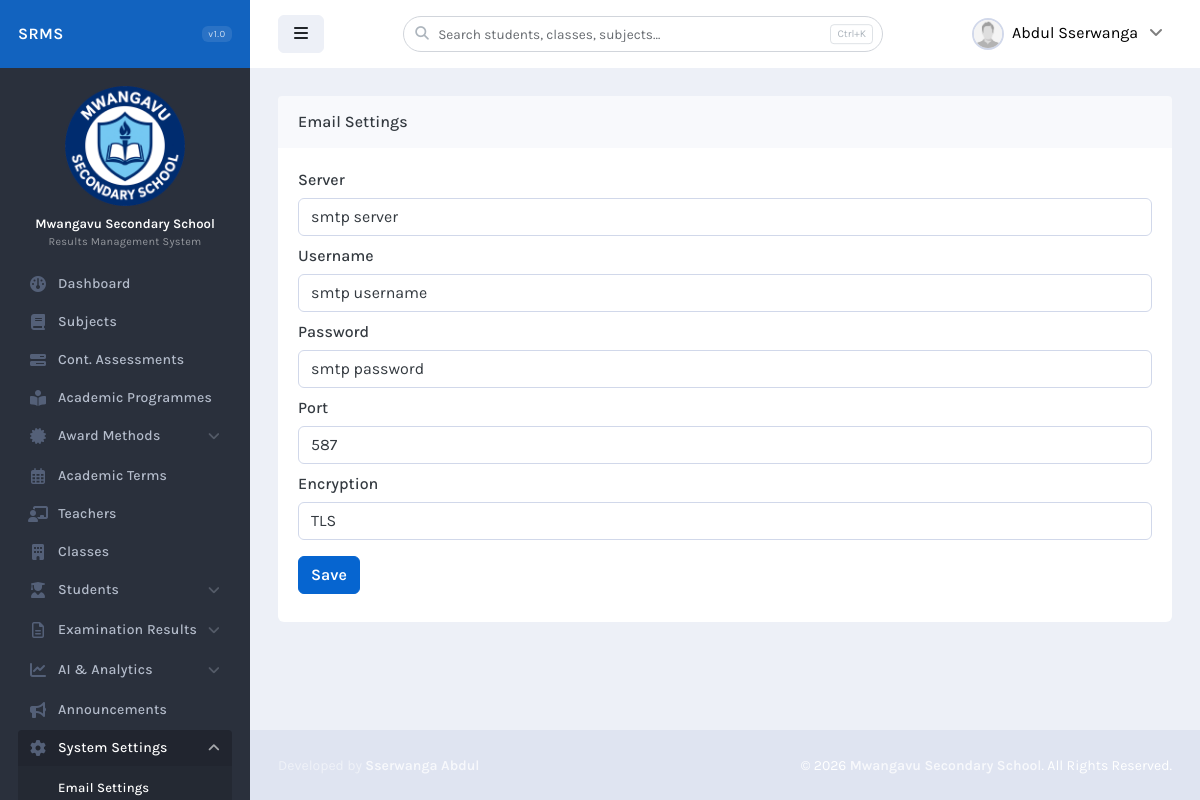
Page /script/app/email_settings (signed in) on the committed database.
### tables this page shows
CREATE TABLE `school` (
  `id` bigint(20) NOT NULL,
  `name` varchar(255) NOT NULL,
  `phone_1` varchar(20) NOT NULL,
  `phone_2` varchar(20) DEFAULT NULL,
  `email_1` varchar(100) NOT NULL,
  `email_2` varchar(100) DEFAULT NULL,
  `address` varchar(255) NOT NULL,
  `logo` varchar(60) NOT NULL,
  `icon` varchar(60) NOT NULL,
  `stamp` varchar(60) NOT NULL,
  `stamp_enabled` enum('YES','NO') NOT NULL DEFAULT 'YES',
  `timezone` varchar(100) NOT NULL,
  `slogan` varchar(100) NOT NULL,
  `short_code` varchar(60) NOT NULL,
  `theme` enum('0','1','2','3','4','5','6','7','8') NOT NULL DEFAULT '0',
  `sidebar` enum('sidebar-dark','sidebar-light') NOT NULL DEFAULT 'sidebar-dark'
);

CREATE TABLE `staff` (
  `id` bigint(20) NOT NULL,
  `first_name` varchar(100) NOT NULL,
  `last_name` varchar(100) NOT NULL,
  `gender` enum('Male','Female') NOT NULL,
  `email` varchar(100) NOT NULL,
  `hashed_pw` varchar(100) NOT NULL,
  `role` enum('ADMIN','TEACHER') NOT NULL DEFAULT 'TEACHER',
  `account_status` enum('ENABLED','DISABLED') NOT NULL DEFAULT 'ENABLED'
);

CREATE TABLE `smtp_settings` (
  `id` int(10) NOT NULL,
  `server` varchar(255) NOT NULL,
  `username` varchar(255) NOT NULL,
  `password` varchar(255) NOT NULL,
  `port` varchar(255) NOT NULL,
  `encryption` enum('tls','ssl') NOT NULL
);

### script/includes/session_validator.php (called while the page is built)
<?php
if ($session->is_logged() === true) {
if (!empty($_SESSION['logged_account']['reg_no'])) {
$profile = $students->show($_SESSION['logged_account']['reg_no']);
$is_staff = 0;
}else{
$profile = $staff->show($_SESSION['logged_account']['id']);
$is_staff = 1;
}
if (!empty($profile)) {
if ($profile['account_status'] == "ENABLED") {
$is_authenticated = 1;
}else{
$is_authenticated = 0;
}
}else{
$is_authenticated = 0;
}
}else{
$is_authenticated = 0;
}
?>

### script/models/database.php (called while the page is built)
<?php
class database {
    private static $pdo;
    public static function connect() {
		$db_host = $_ENV["DB_HOST"] ?? getenv("DB_HOST");
		$db_port = $_ENV["DB_PORT"] ?? getenv("DB_PORT");
		$db_user = $_ENV["DB_USERNAME"] ?? getenv("DB_USERNAME");
		$db_pass = $_ENV["DB_PASSWORD"] ?? getenv("DB_PASSWORD");
		$db_name = $_ENV["DB_NAME"] ?? getenv("DB_NAME");
        if (!self::$pdo) {
            self::$pdo = new PDO("mysql:host=$db_host;port=$db_port;dbname=$db_name", $db_user, $db_pass);
            self::$pdo->setAttribute(PDO::ATTR_ERRMODE, PDO::ERRMODE_EXCEPTION);
        }
        return self::$pdo;
    }
}
?>

### script/controllers/staff_controller.php (called while the page is built, shortened)
<?php
require_once 'models/staff_model.php';
class staff_controller {
    private $model;
    public function __construct() {
        $this->model = new staff_model();
    }
    public function show($id) {
        return $this->model->get($id);
    }
}
?>

### script/models/staff_model.php (called while the page is built, shortened)
<?php
class staff_model {
    private $db;
    public function __construct() {
        $this->db = database::connect();
    }
    public function get($id) {
        $stmt = $this->db->prepare("SELECT * FROM staff WHERE id = ?");
        $stmt->execute([$id]);
        return $stmt->fetch(PDO::FETCH_ASSOC);
    }
}
?>

### script/controllers/school_controller.php (called while the page is built, shortened)
<?php
require_once 'models/school_model.php';
class school_controller {
    private $model;
    public function __construct() {
        $this->model = new school_model();
    }
    public function index() {
        return $this->model->getAll();
    }
}
?>

### script/models/school_model.php (called while the page is built, shortened)
<?php
class school_model {
    private $db;
    public function __construct() {
        $this->db = database::connect();
    }
    public function getAll() {
        return $this->db->query("SELECT * FROM school")->fetch(PDO::FETCH_ASSOC);
    }
}
?>

### script/models/utility.php (called while the page is built, shortened)
<?php
class utility {
public function __construct() {
$env = file_get_contents(".env");
$lines = explode("\n",$env);
}
public function check_menu($x, $y) {
$y = explode(",",$y);
if (in_array($x, $y))
{
return 'active open';
}
else
{
return '';
}
}
public function get_page() {
$x = explode("/",$_SERVER['REQUEST_URI']);
$y = count($x);
$z = ($y-1);
return $x[$z];
}
}
?>

### script/autoload.php (called while the page is built, shortened)
<?php
require_once 'models/utility.php';
$utility = new utility;
require_once 'models/database.php';
?>

### script/controllers/smtp_settings_controller.php (called while the page is built, shortened)
<?php
require_once 'models/smtp_settings_model.php';
class smtp_settings_controller {
    private $model;
    public function __construct() {
        $this->model = new smtp_settings_model();
    }
    public function index() {
        return $this->model->getAll();
    }
}
?>

### script/models/smtp_settings_model.php (called while the page is built, shortened)
<?php
class smtp_settings_model {
    private $db;
    public function __construct() {
        $this->db = database::connect();
    }
    public function getAll() {
        return $this->db->query("SELECT * FROM smtp_settings")->fetch(PDO::FETCH_ASSOC);
    }
}
?>

### script/app/email_settings.php (the view, shortened to what this page needs)
<?php
require_once 'autoload.php';
$school = new school_controller;
$staff = new staff_controller;
$mail = new smtp_settings_controller;
$students = new students_controller;
$session = new session;
$info = $school->index();
require_once 'includes/session_validator.php';
if (!empty($is_authenticated) && $is_authenticated == 1 && $is_staff == 1 && $profile['role'] == 'ADMIN') {
$page = $utility->get_page();
$smtp = $mail->index();
?>
<!doctype html>
<html lang="en" class="remember-theme">
<head>
<link rel="stylesheet" href="assets/js/plugins/datatables-bs5/css/dataTables.bootstrap5.min.css">
<link rel="stylesheet" href="assets/js/plugins/datatables-responsive-bs5/css/responsive.bootstrap5.min.css">
<link type="text/css" rel="stylesheet" href="assets/loader/waitMe.css">
<link rel="stylesheet" id="css-main" href="assets/css/core.css"><?php echo $info['theme'] !== '0' ? '<link type="text/css" rel="stylesheet" id="css-theme" href="assets/css/themes/'.$info['theme'].'.css">' : '' ; ?>
<link href="assets/libs/sweetalert2/sweetalert2.min.css" rel="stylesheet" type="text/css" />
</head>
<body>
<div id="page-container" class="sidebar-o <?php echo $info['sidebar'];?> enable-page-overlay side-scroll page-header-fixed page-footer-fixed">
<?php require_once 'includes/header.php'; ?>
<main id="main-container">
<div class="content">
<div class="block block-rounded">
<div class="block-header block-header-default">
<h3 class="block-title">
Email Settings
</h3>
</div>
<div class="block-content block-content-full overflow-x-auto">
<form autocomplete="off" class="app_frm" action="app/routes/update_email" method="POST">
<div class="mb-2">
<label class="form-label">Server</label>
<input type="text" value="<?php echo $smtp['server']; ?>" required class="form-control" name="server" placeholder="Enter server address">
</div>
<div class="mb-2">
<label class="form-label">Username</label>
<input type="text" value="<?php echo $smtp['username']; ?>" required class="form-control" name="username" placeholder="Enter server username">
</div>
<div class="mb-2">
<label class="form-label">Password</label>
<input type="text" value="<?php echo $smtp['password']; ?>" required class="form-control" name="password" placeholder="Enter server password">
</div>
<div class="mb-2">
<label class="form-label">Port</label>
<input type="text" value="<?php echo $smtp['port']; ?>" required class="form-control" name="port" placeholder="Enter server port"  onkeypress='return event.charCode >= 48 && event.charCode <= 57'>
</div>
<div class="mb-3">
<label class="form-label">Encryption</label>
<select required class="form-control" name="encryption">
<option <?php echo $smtp['encryption'] == 'tls' ? ' selected ' : ''; ?> value="tls">TLS</option>
</select>
</div>
<div class="mb-2">
<button type="submit" class="btn btn-primary">Save</button>
</div>
</form>
</div>
</div>
</div>
</main>
<?php require_once 'includes/footer.php'; ?>
</div>
</body>
</html>
<?php
}else{
header("location:../staff/login");
}
?>

### script/includes/header.php (shortened to what this page needs)
<nav id="sidebar" aria-label="Main Navigation">
<div class="bg-header-dark">
<div class="content-header bg-white-5">
<a class="fw-semibold text-white tracking-wide" href="./app/dashboard">
<span class="smini-hidden">
SRMS
</span>
</a>
<div class="d-flex align-items-center gap-1">
<span class="smini-hidden badge bg-white-10 text-white-75 fw-normal" style="font-size:.6rem;letter-spacing:.5px;">v1.0</span>
</div>
</div>
</div>
<div class="js-sidebar-scroll">
<div class="content-side">
<div class="text-center">
<img class="mb-2 center_img" src="storage/images/misc/<?php echo $info['logo']; ?>" height="120" alt="School Logo">
<div class="mb-3">
<div class="fw-semibold text-white" style="font-size:.82rem;"><?php echo $info['name']; ?></div>
<div class="text-white-50" style="font-size:.68rem;letter-spacing:.3px;">Results Management System</div>
</div>
</div>
<ul class="nav-main">
<?php
if (!empty($profile['role'])) {
?>
<li class="nav-main-item">
<a class="nav-main-link <?php echo $utility->check_menu($page, 'dashboard'); ?>" href="app/dashboard">
<i class="nav-main-link-icon fa fa-dashboard"></i>
<span class="nav-main-link-name">Dashboard</span>
</a>
</li>
<?php
}
if (!empty($profile['role']) && $profile['role'] == 'ADMIN') {
?>
<li class="nav-main-item">
<a class="nav-main-link <?php echo $utility->check_menu($page, 'subjects'); ?>" href="app/subjects">
<i class="nav-main-link-icon fa fa-book"></i>
<span class="nav-main-link-name">Subjects</span>
</a>
</li>
<li class="nav-main-item">
<a class="nav-main-link <?php echo $utility->check_menu($page, 'cont_assessments'); ?>" href="app/cont_assessments">
<i class="nav-main-link-icon fa fa-bars-progress"></i>
<span class="nav-main-link-name">Cont. Assessments</span>
</a>
</li>
<li class="nav-main-item">
<a class="nav-main-link <?php echo $utility->check_menu($page, 'programmes'); ?>" href="app/programmes">
<i class="nav-main-link-icon fa fa-book-open-reader"></i>
<span class="nav-main-link-name">Academic Programmes</span>
</a>
</li>
<li class="nav-main-item <?php echo $utility->check_menu($page, 'grading_systems,division_systems'); ?>">
<a class="nav-main-link nav-main-link-submenu <?php echo $utility->check_menu($page, 'grading_systems,division_systems'); ?>" data-toggle="submenu" aria-haspopup="true" aria-expanded="false" href="javascript:void(0);">
<i class="nav-main-link-icon fa fa-certificate"></i>
<span class="nav-main-link-name">Award Methods</span>
</a>
</li>
<li class="nav-main-item">
<a class="nav-main-link <?php echo $utility->check_menu($page, 'terms'); ?>" href="app/terms">
<i class="nav-main-link-icon far fa-calendar-days"></i>
<span class="nav-main-link-name">Academic Terms</span>
</a>
</li>
<li class="nav-main-item">
<a class="nav-main-link <?php echo $utility->check_menu($page, 'teachers'); ?>" href="app/teachers">
<i class="nav-main-link-icon fa fa-chalkboard-user"></i>
<span class="nav-main-link-name">Teachers</span>
</a>
</li>
<li class="nav-main-item">
<a class="nav-main-link <?php echo $utility->check_menu($page, 'classes'); ?>" href="app/classes">
<i class="nav-main-link-icon fa fa-building"></i>
<span class="nav-main-link-name">Classes</span>
</a>
</li>
<li class="nav-main-item <?php echo $utility->check_menu($page, 'register_students,manage_students,import_students,export_students,promote_students'); ?>">
<a class="nav-main-link nav-main-link-submenu <?php echo $utility->check_menu($page, 'register_students,manage_students,import_students,export_students,promote_students'); ?>" data-toggle="submenu" aria-haspopup="true" aria-expanded="false" href="javascript:void(0);">
<i class="nav-main-link-icon fa fa-user-graduate"></i>
<span class="nav-main-link-name">Students</span>
</a>
</li>
<li class="nav-main-item <?php echo $utility->check_menu($page, 'import_results,manage_results,class_report'); ?>">
<a class="nav-main-link nav-main-link-submenu <?php echo $utility->check_menu($page, 'import_results,manage_results,class_report'); ?>" data-toggle="submenu" aria-haspopup="true" aria-expanded="false" href="javascript:void(0);">
<i class="nav-main-link-icon far fa-file-lines"></i>
<span class="nav-main-link-name">Examination Results</span>
</a>
</li>
<li class="nav-main-item <?php echo $utility->check_menu($page, 'analytics,predictor'); ?>">
<a class="nav-main-link nav-main-link-submenu <?php echo $utility->check_menu($page, 'analytics,predictor'); ?>" data-toggle="submenu" aria-haspopup="true" aria-expanded="false" href="javascript:void(0);">
<i class="nav-main-link-icon fa fa-chart-line"></i>
<span class="nav-main-link-name">AI & Analytics</span>
</a>
</li>
<li class="nav-main-item">
<a class="nav-main-link <?php echo $utility->check_menu($page, 'announcements'); ?>" href="app/announcements">
<i class="nav-main-link-icon fa fa-bullhorn"></i>
<span class="nav-main-link-name">Announcements</span>
</a>
</li>
<li class="nav-main-item <?php echo $utility->check_menu($page, 'email_settings,signature_settings,general_settings'); ?>">
<a class="nav-main-link nav-main-link-submenu <?php echo $utility->check_menu($page, 'email_settings,signature_settings,general_settings'); ?>" data-toggle="submenu" aria-haspopup="true" aria-expanded="false" href="javascript:void(0);">
<i class="nav-main-link-icon fa fa-cog"></i>
<span class="nav-main-link-name">System Settings</span>
</a>
<ul class="nav-main-submenu">
<li class="nav-main-item">
<a class="nav-main-link <?php echo $utility->check_menu($page, 'email_settings'); ?>" href="app/email_settings">
<span class="nav-main-link-name">Email Settings</span>
</a>
</li>
</ul>
</li>
<?php
}
?>
</ul>
</div>
</div>
</nav>
<header id="page-header">
<div class="content-header">
<div class="space-x-1">
<button type="button" class="btn btn-alt-secondary" data-toggle="layout" data-action="sidebar_toggle">
<i class="fa fa-fw fa-bars"></i>
</button>
</div>
<div class="d-none d-md-block flex-grow-1 mx-3" style="max-width: 480px; position: relative;">
    <div class="position-relative" id="globalSearchWrap">
        <span class="position-absolute top-50 translate-middle-y" style="left: 12px; color: var(--bs-gray-500); pointer-events: none; font-size: 0.85rem;">
        </span>
        <input type="text" id="globalSearchInput" class="form-control form-control-sm" placeholder="Search students, classes, subjects…" autocomplete="off"
            onkeydown="if(event.key==='Enter'){event.preventDefault();event.stopPropagation();var e=new CustomEvent('searchnow');this.dispatchEvent(e);return false;}"
            style="padding-left: 34px; border-radius: 20px; background-color: #ffffff; border: 1px solid #d1d5db; color: #343a40; font-size: 0.85rem; height: 36px;">
        <kbd class="position-absolute top-50 translate-middle-y d-none d-lg-inline-block" style="right: 10px; font-size: 0.65rem; color: var(--bs-gray-500); border: 1px solid var(--bs-gray-300); border-radius: 4px; padding: 1px 6px; background: #fff; pointer-events: none;">Ctrl+K</kbd>
    </div>
</div>
<div class="space-x-1">
<div class="dropdown d-inline-block">
<button type="button" class="user_btn" id="page-header-user-dropdown" data-bs-toggle="dropdown" aria-haspopup="true" aria-expanded="false">
<img class="img-avatar img-avatar32 img-avatar-thumb"
<?php
if (!empty($profile['reg_no'])) {
?>src="storage/images/students/<?php echo empty($profile['display_img']) ? $profile['gender'].'.png' : $profile['display_img']; ?>"<?php
}else{
?>src="storage/images/staff/<?php echo $profile['gender']; ?>.png"<?php
}
?>
>
<span class="d-none d-sm-inline-block"><?php echo $profile['first_name'].' '.$profile['last_name']; ?></span>
<i class="fa fa-fw fa-angle-down opacity-50 ms-1 d-none d-sm-inline-block"></i>
</button>
</div>
</div>
</div>
</header>

### script/includes/footer.php
<footer id="page-footer" class="bg-body-dark text-white">
<div class="content py-2">
<div class="row fs-sm">
<div class="col-sm-6 order-sm-2 mb-1 mb-sm-0 text-center text-sm-end">
&copy; <span data-toggle="year-copy"></span> <a class="fw-semibold text-white-75"><?php echo $info['name']; ?></a>. All Rights Reserved.
</div>
<div class="col-sm-6 order-sm-1 text-center text-sm-start">
<span class="text-white-50">Developed by</span> <a class="fw-semibold text-white-75">Sserwanga Abdul</a>
</div>
</div>
</div>
</footer>

### rows in the picture
school: logo (picture), name "Mwangavu Secondary School"
staff: gender (picture), first_name "Abdul", last_name "Sserwanga"
smtp_settings: server "smtp server", username "smtp username", password "smtp password", port "587", encryption "TLS"
